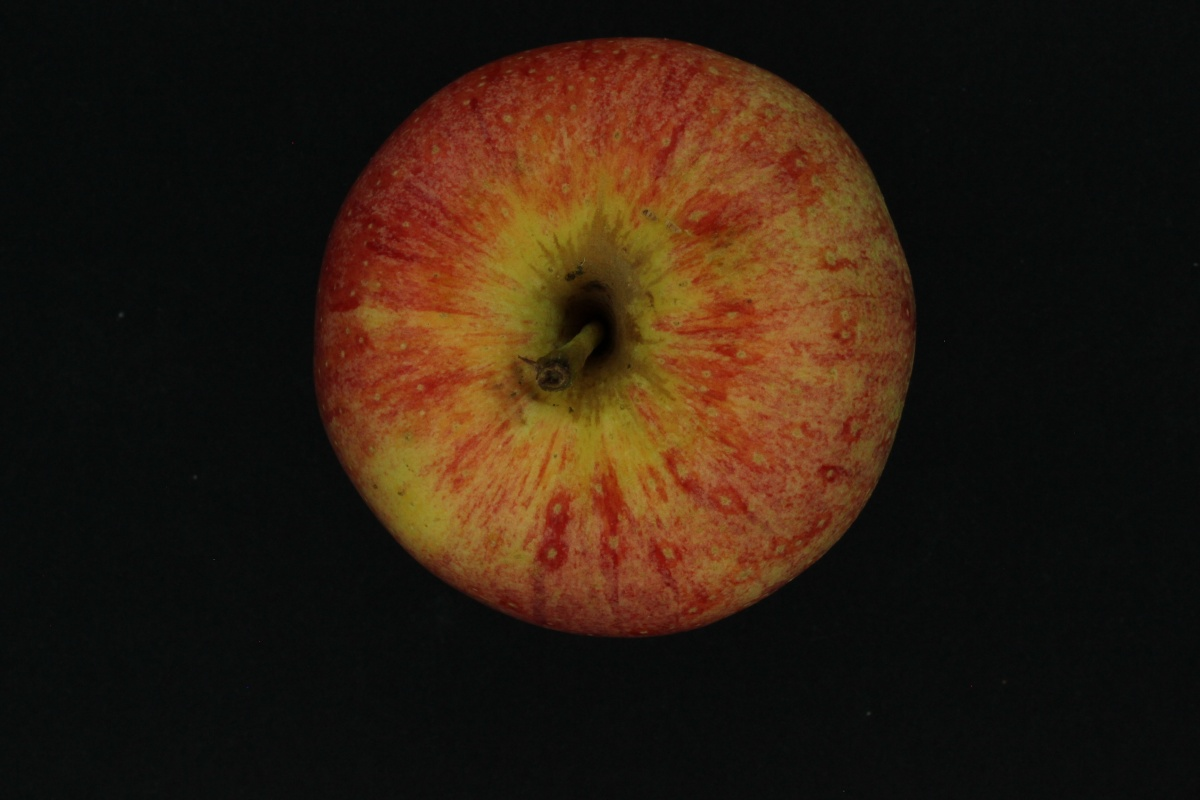
#> input picture Apples/Train/Royal_02_1.JPG, 1200 x 800 px
$ python fruit_classifier.py
#> lines starting #> are read from the running program, lines starting #| are printed output that depends on the picture
import cv2
import numpy as np
from skimage.filters import threshold_yen
from skimage.exposure import rescale_intensity
from sklearn import svm
from sklearn.neighbors import KNeighborsClassifier
from skimage.feature import hog
from skimage import color, exposure
from skimage.transform import resize
from PIL import Image
import glob

def load_data(fruit, tipo, B, clase, testing, flag):
    label = []
    arr = []
    strr = f"FruitsDB/{fruit}/{tipo}/*"
    for file_ in glob.glob(strr):
        img = cv2.imread(file_)
        img = cv2.cvtColor(img, cv2.COLOR_BGR2RGB)
        if testing:
            if flag:
                yen_threshold = threshold_yen(img)
                bright = rescale_intensity(img, (0, yen_threshold), (0, 255))
                gray_img = color.rgb2gray(bright)
                h = hog(gray_img, orientations=8, pixels_per_cell=(16, 16), cells_per_block=(1, 1))
                arr.append(h)
            else:
                gray_img = color.rgb2gray(img)
                h = hog(gray_img, orientations=8, pixels_per_cell=(16, 16), cells_per_block=(1, 1))
                arr.append(h)
        else:
            arr.append(img)
        label.append(clase)

    return arr, label

def whole_train_data(tipo, B, flag):
    apples_data, apples_label = load_data('Apples', tipo, B, 0, 1, flag)
    mangoes_data, mangoes_label = load_data('Mangoes', tipo, B, 1, 1, flag)
    oranges_data, oranges_label = load_data('Oranges', tipo, B, 2, 1, flag)
    data = np.concatenate((apples_data, mangoes_data, oranges_data))
    labels = np.concatenate((apples_label, mangoes_label, oranges_label))
    return data, labels

# [23 lines left out: functions preprocessing, preprocessing_part_two, not called in this run]

def train_model_svm(data_train, labels_train):
    clf = svm.SVC()
    clf.fit(data_train, labels_train)
    return clf
def train_model_knn(data_train, labels_train, k):
    knn_clf = KNeighborsClassifier(n_neighbors=k)
    knn_clf.fit(data_train, labels_train)
    return knn_clf

def get_precision(svm, knn, test_target, test):
    result_svm = svm.predict(test)
    result_knn = knn.predict(test)
    correct_svm = np.sum(result_svm == test_target)
    correct_knn = np.sum(result_knn == test_target)
    return (correct_svm * 100.0 / result_svm.size), (correct_knn * 100.0 / result_knn.size)

def run_svm_knn(flag, k):
    data_train, labels_train = whole_train_data('Train', 16, flag)
#> in load_data, img is the input picture: shape (800, 1200, 3); mean B, G, R 15.8, 28.6, 44.2
#> in load_data, `gray_img = color.rgb2gray(img)`:
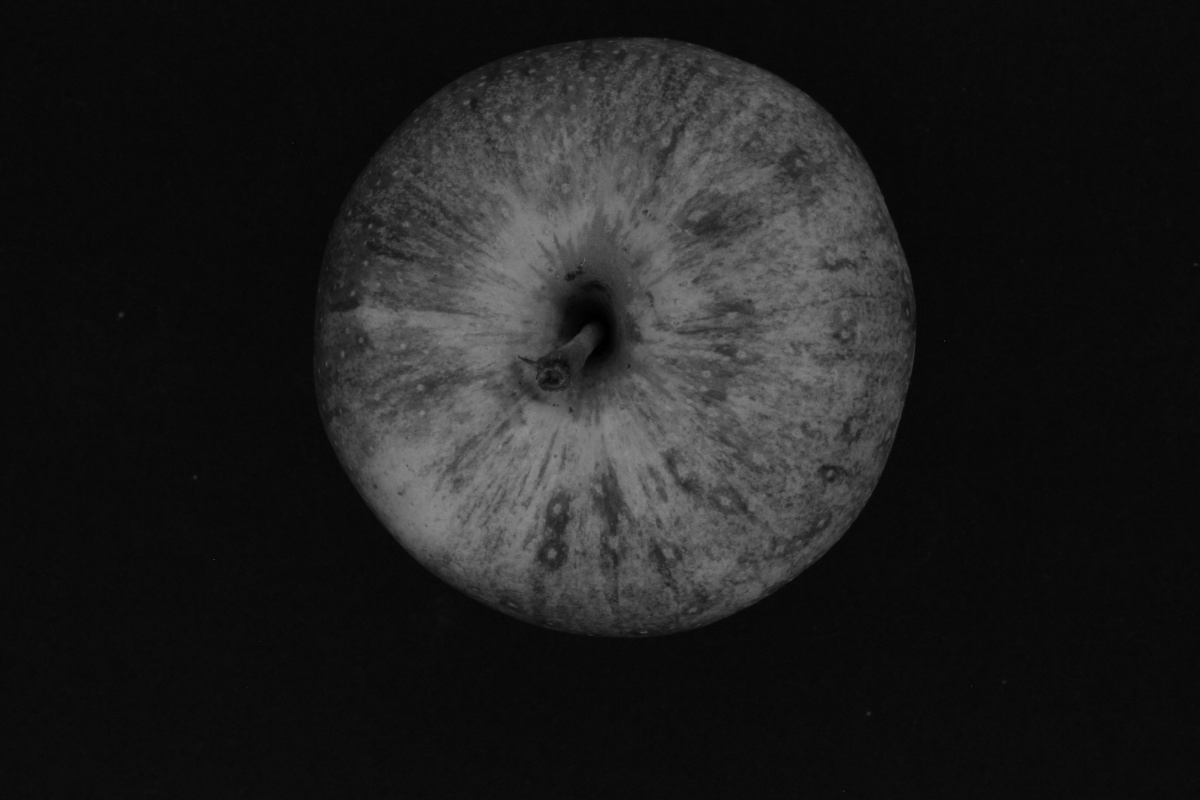
#> gray_img: shape (800, 1200) float64; min 0, max 0.546, mean 0.121
#> in whole_train_data, `apples_data, apples_label = load_data('Apples', tipo, B, 0, 1, flag)`: apples_data = 1 item; apples_label = [0]
#> in whole_train_data, `mangoes_data, mangoes_label = load_data('Mangoes', tipo, B, 1, 1, flag)`: mangoes_data = 1 item; mangoes_label = [1]
#> in whole_train_data, `oranges_data, oranges_label = load_data('Oranges', tipo, B, 2, 1, flag)`: oranges_data = 1 item; oranges_label = [2]
#> in whole_train_data, `labels = np.concatenate((apples_label, mangoes_label, oranges_label))`: labels = [0, 1, 2]
#> labels_train = [0, 1, 2]
    data_test, labels_test = whole_train_data('Test', 16, flag)
#> call 4 of load_data, with fruit = 'Apples', tipo = 'Test', B = 16, clase = 0, testing = 1, flag = False
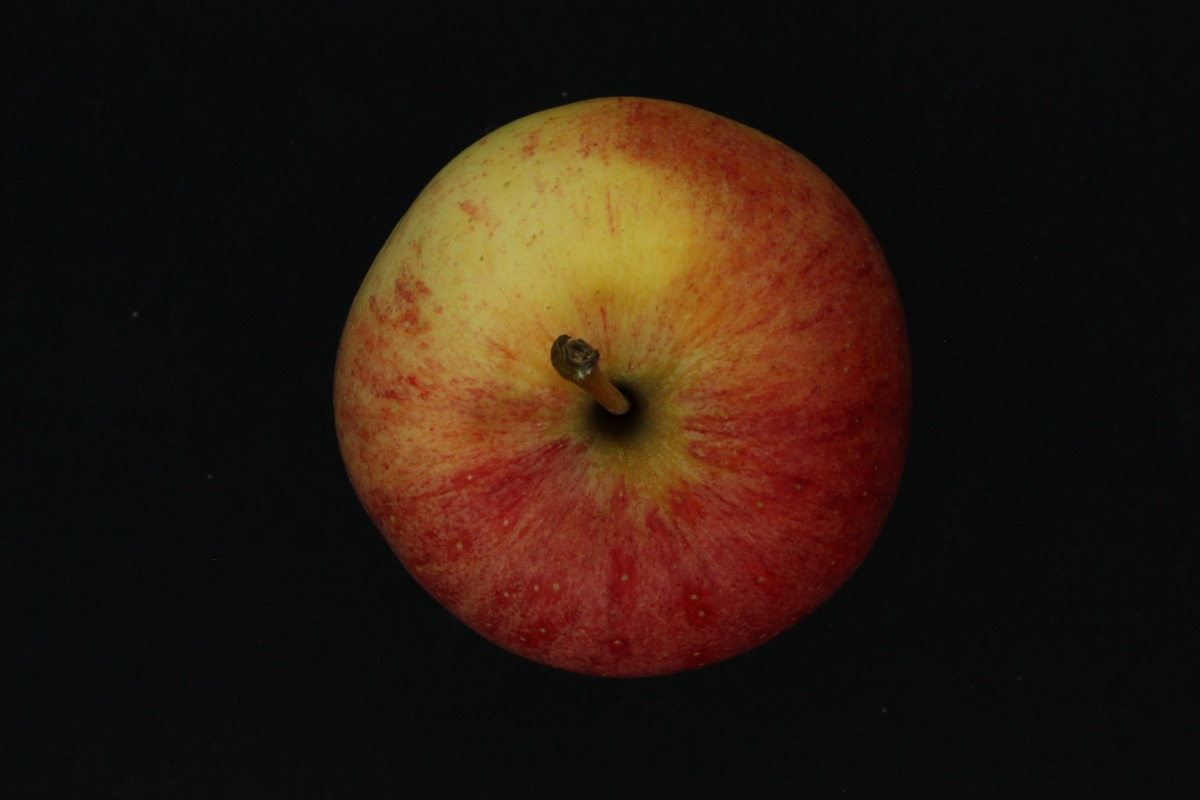
#> input picture Apples/Test/Royal_01_1.JPG, 1200 x 800 px
#> in load_data, img is the input picture: shape (800, 1200, 3); mean B, G, R 15.8, 26.3, 41.1
#> in load_data (call 4), `gray_img = color.rgb2gray(img)`:
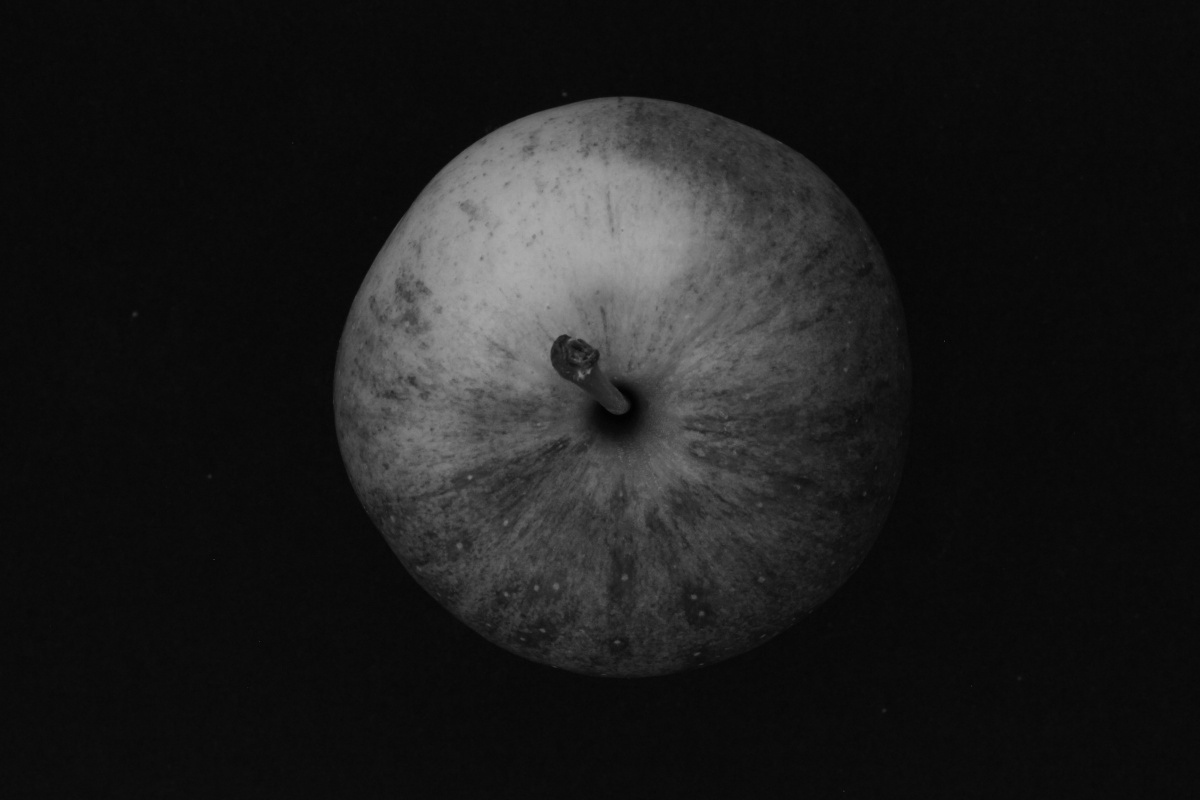
#> gray_img: shape (800, 1200) float64; min 0.00447, max 0.671, mean 0.112
#> pass 2 of the loop in load_data, `for file_ in glob.glob(strr):`:
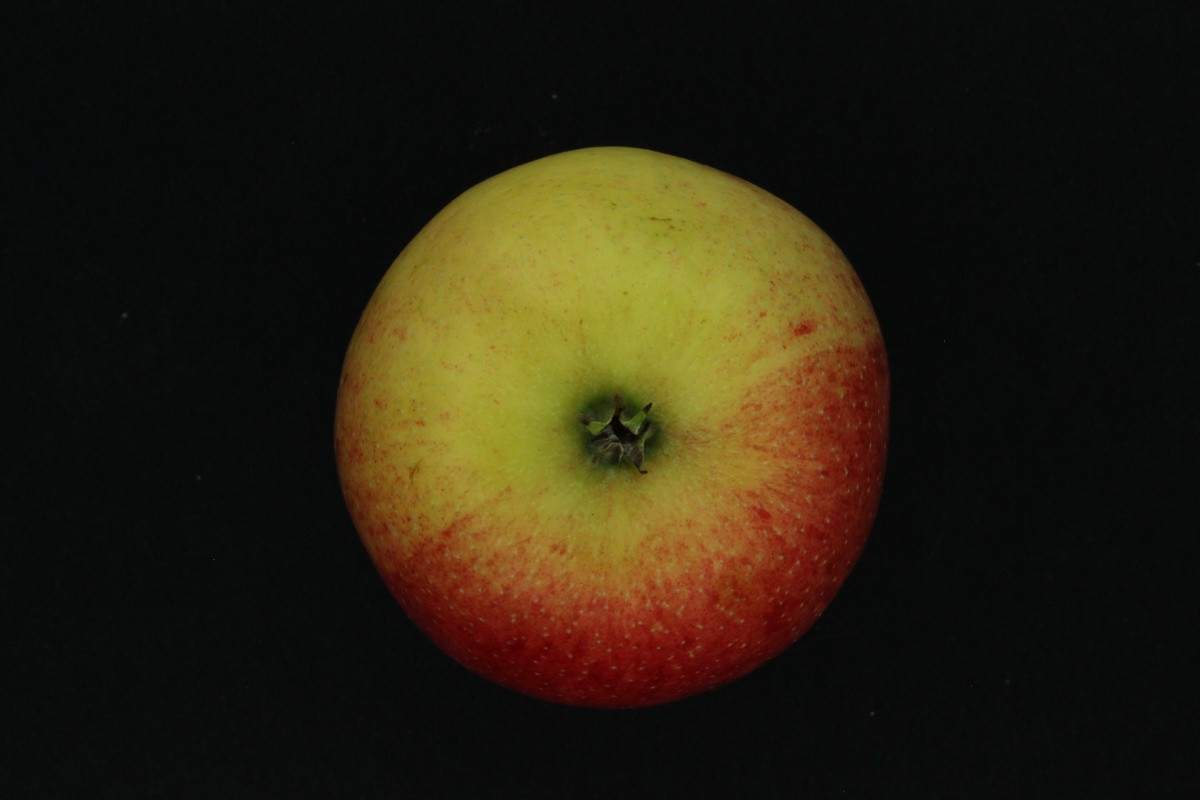
#> input picture Apples/Test/Royal_01_2.JPG, 1200 x 800 px
#> in load_data, img is the input picture: shape (800, 1200, 3); mean B, G, R 15.9, 32.8, 40.3
#> in load_data (call 4), `gray_img = color.rgb2gray(img)`:
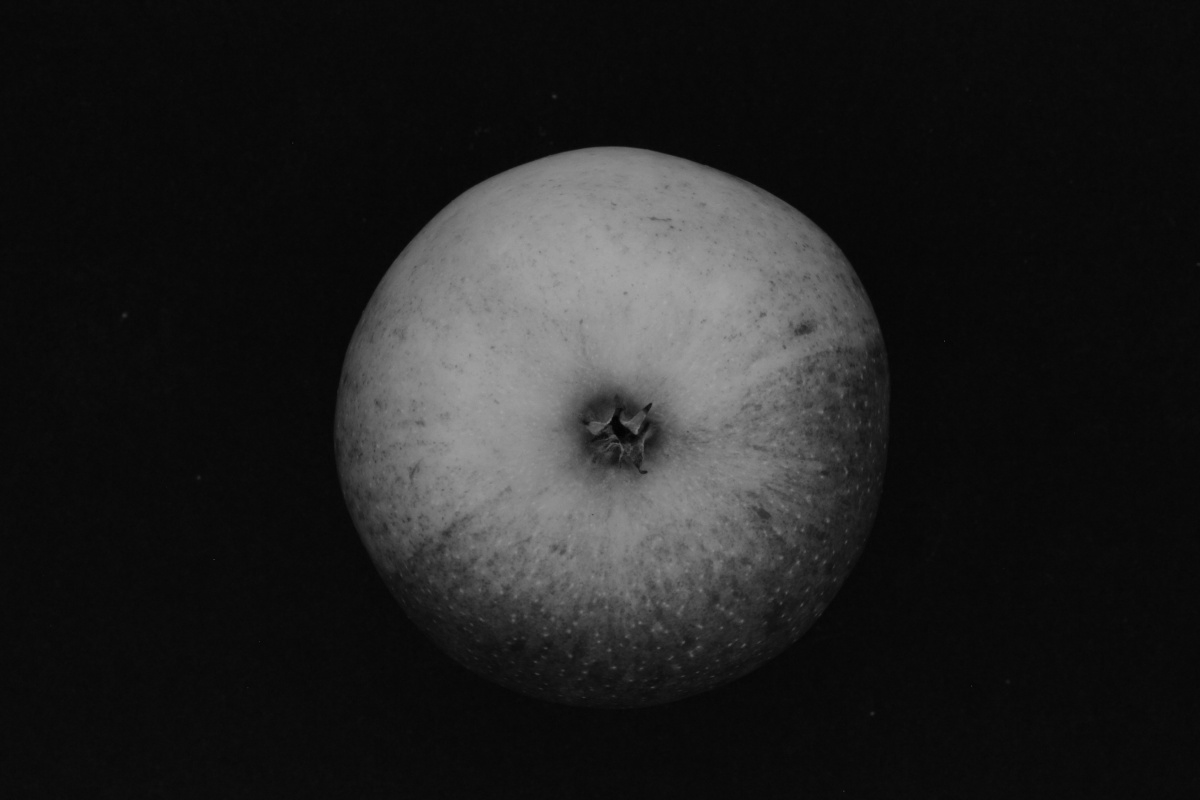
#> gray_img: shape (800, 1200) float64; min 0.00614, max 0.658, mean 0.13
#> pass 3 of the loop in load_data, `for file_ in glob.glob(strr):`:
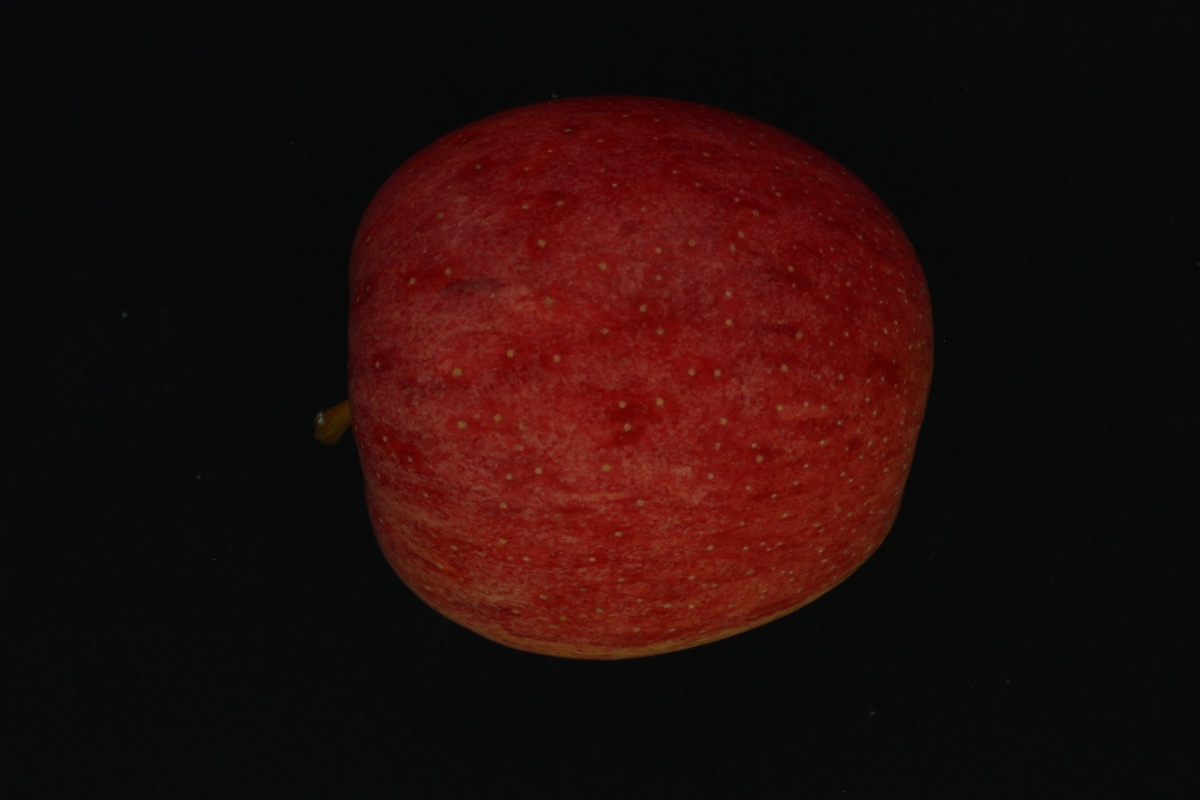
#> input picture Apples/Test/Royal_01_3.JPG, 1200 x 800 px
#> in load_data, img is the input picture: shape (800, 1200, 3); mean B, G, R 11.1, 13.2, 35.4
#> in load_data (call 4), `gray_img = color.rgb2gray(img)`:
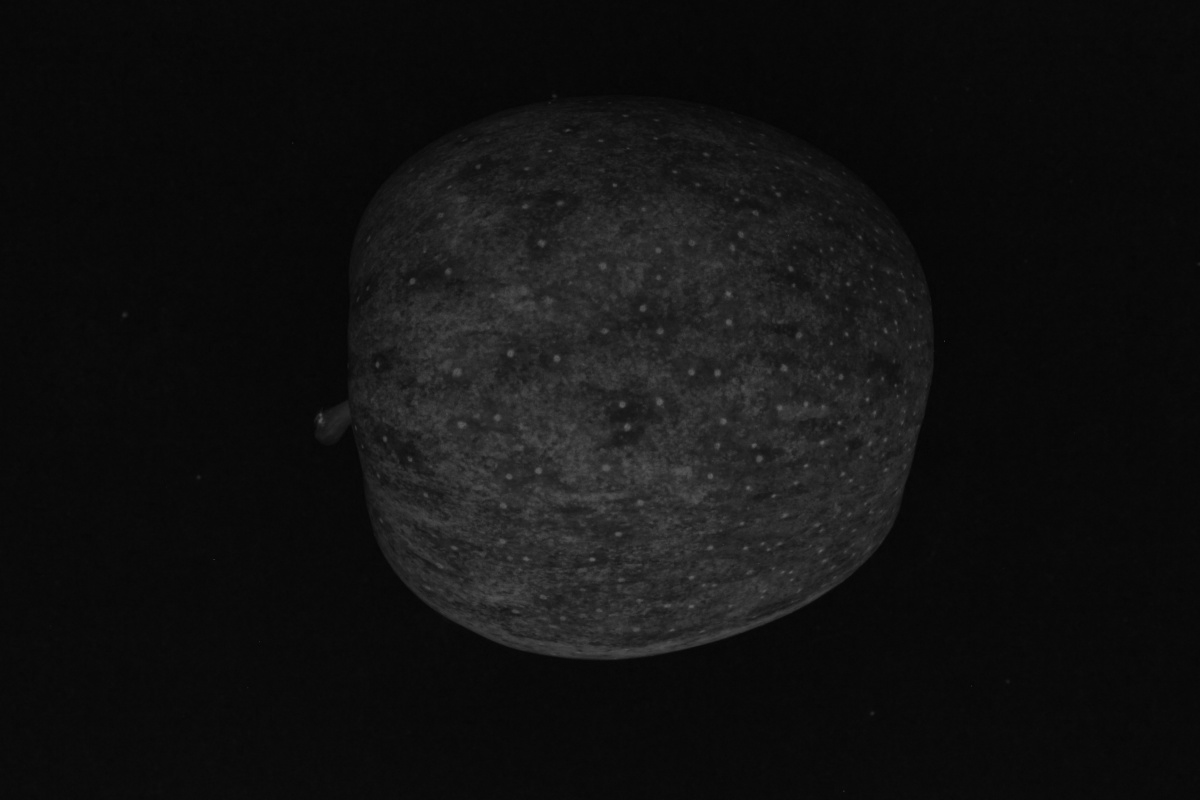
#> gray_img: shape (800, 1200) float64; min 0.00982, max 0.39, mean 0.0697
#> pass 2 of the loop in load_data, `for file_ in glob.glob(strr):`:
#> pass 3 of the loop in load_data, `for file_ in glob.glob(strr):`:
#> pass 2 of the loop in load_data, `for file_ in glob.glob(strr):`:
#> pass 3 of the loop in load_data, `for file_ in glob.glob(strr):`:
#> labels_test = [0, 0, 0, 1, 1, 1, 2, 2, 2]

    data_train = np.vstack(data_train)
    data_test = np.vstack(data_test)
    labels_train = np.array(labels_train)
    labels_test = np.array(labels_test)

    data_train = np.float32(data_train)
    data_test = np.float32(data_test)

    svm_model = train_model_svm(data_train, labels_train)
    knn_model = train_model_knn(data_train, labels_train, k)
#> pass 2 of the loop in load_data, `for file_ in glob.glob(strr):`:
#> pass 3 of the loop in load_data, `for file_ in glob.glob(strr):`:

    classes = ["Apples", "Mangoes", "Oranges"]

    apples_data, apples_label = load_data('Apples', 'Test', 16, 0, 0, flag)
#> apples_data = 3 items; apples_label = [0, 0, 0]
#> pass 2 of the loop in load_data, `for file_ in glob.glob(strr):`:
#> pass 3 of the loop in load_data, `for file_ in glob.glob(strr):`:
    mangoes_data, mangoes_label = load_data('Mangoes', 'Test', 16, 1, 0, flag)
#> mangoes_data = 3 items; mangoes_label = [1, 1, 1]
#> pass 2 of the loop in load_data, `for file_ in glob.glob(strr):`:
#> pass 3 of the loop in load_data, `for file_ in glob.glob(strr):`:
    oranges_data, oranges_label = load_data('Oranges', 'Test', 16, 2, 0, flag)
#> oranges_data = 3 items; oranges_label = [2, 2, 2]
    data = np.concatenate((apples_data, mangoes_data, oranges_data))

    accuracy_svm, accuracy_knn = get_precision(svm_model, knn_model, labels_test, data_test)
#> in get_precision, `result_svm = svm.predict(test)`: result_svm = [2, 2, 2, 2, 2, 2, 2, 2, 2]

    ans_svm = [accuracy_svm, data, data_test, svm_model]
    ans_knn = [accuracy_knn, data_test, labels_test, knn_model]

    return ans_svm, ans_knn, classes

import matplotlib.pyplot as plt

# [26 lines left out: function predict_fruit, not called in this run]
import matplotlib.pyplot as plt

# [9 lines left out: function plot_accuracy, not called in this run]

# Example usage:
iterations = [1, 2, 3, 4, 5]  # Replace with your actual iteration values
accuracies_svm = [95, 96, 97, 98, 99]  # Replace with your actual SVM accuracies
accuracies_knn = [92, 94, 96, 97, 98]  # Replace with your actual KNN accuracies


if __name__ == '__main__':
    k_value = 11
#> (the run stopped early here; a loop or call above may not have finished)
